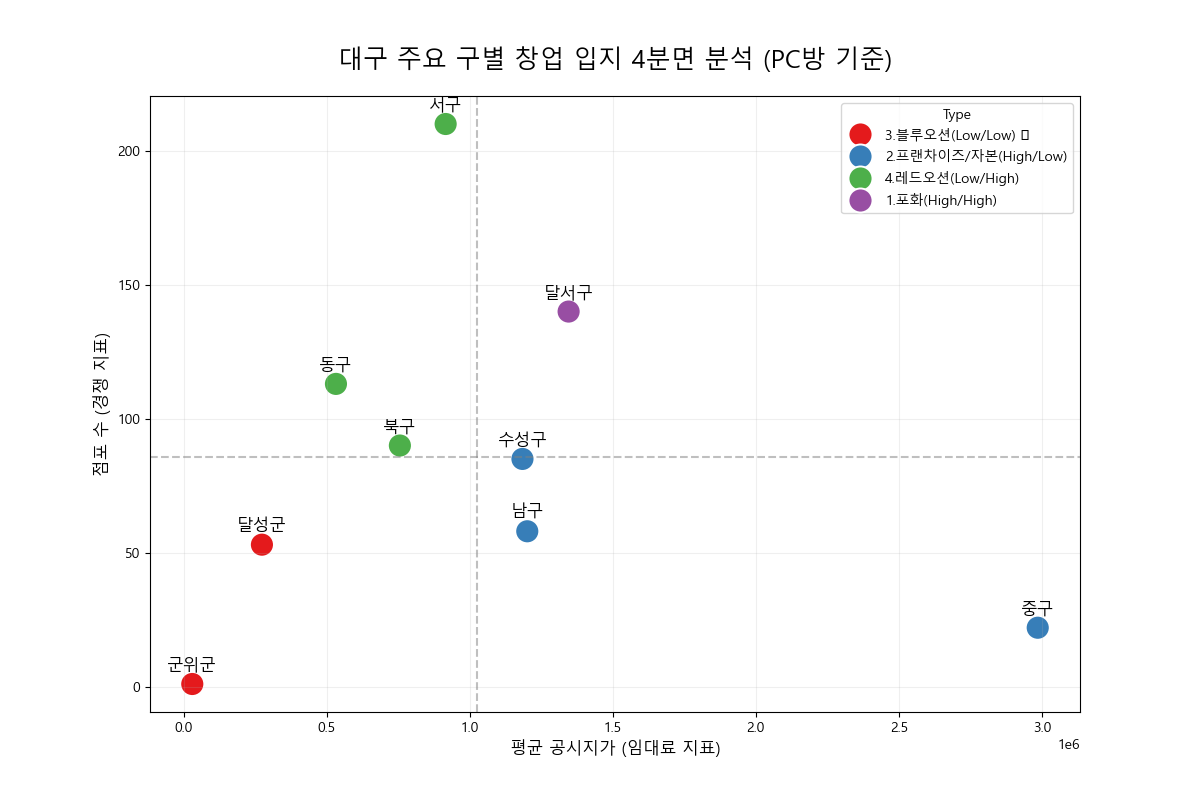

Source code (Python):
import pandas as pd
import matplotlib.pyplot as plt
import seaborn as sns

# 1. 데이터 입력 (주신 데이터 정리)
# 구별 점포수 (이미지 데이터 기반)
store_data = {
    'gu_name': ['군위군', '수성구', '달성군', '중구', '북구', '달서구', '동구', '남구', '서구'],
    'store_count': [1, 85, 53, 22, 90, 140, 113, 58, 210]
}

# 구별 평균 공시지가 (주신 텍스트 데이터의 구별 평균 계산치 - 대략적 산출)
# 실제 분석시에는 전체 데이터를 리스트화하여 mean()을 구하는 것이 좋습니다.
land_price_data = {
    'gu_name': ['군위군', '수성구', '달성군', '중구', '북구', '달서구', '동구', '남구', '서구'],
    'avg_land_price': [30153, 1184325, 273614, 2985476, 755864, 1345672, 532415, 1201145, 915840]
}

df_store = pd.DataFrame(store_data)
df_land = pd.DataFrame(land_price_data)

# 데이터 합치기
df = pd.merge(df_store, df_land, on='gu_name')

# 2. 4분면 분류 기준 (전체 평균)
mean_price = df['avg_land_price'].mean()
mean_store = df['store_count'].mean()

# 3. 유형 분류 함수
def classify_area(row):
    if row['avg_land_price'] >= mean_price and row['store_count'] >= mean_store:
        return '1.포화(High/High)'
    elif row['avg_land_price'] >= mean_price and row['store_count'] < mean_store:
        return '2.프랜차이즈/자본(High/Low)'
    elif row['avg_land_price'] < mean_price and row['store_count'] < mean_store:
        return '3.블루오션(Low/Low) ⭐'
    else:
        return '4.레드오션(Low/High)'

df['Type'] = df.apply(classify_area, axis=1)

# 4. 시각화
plt.figure(figsize=(12, 8))
plt.rc('font', family='Malgun Gothic') # 한글 폰트 설정
plt.rcParams['axes.unicode_minus'] = False

# 산점도 그리기
sns.scatterplot(data=df, x='avg_land_price', y='store_count', hue='Type', s=300, palette='Set1')

# 기준선(평균) 그리기
plt.axvline(mean_price, color='gray', linestyle='--', alpha=0.5)
plt.axhline(mean_store, color='gray', linestyle='--', alpha=0.5)

# 각 점에 구 이름 표시
for i in range(df.shape[0]):
    plt.text(df.avg_land_price[i], df.store_count[i]+5, df.gu_name[i], fontsize=12, ha='center')

# 그래프 제목 및 라벨
plt.title('대구 주요 구별 창업 입지 4분면 분석 (PC방 기준)', fontsize=18, pad=20)
plt.xlabel('평균 공시지가 (임대료 지표)', fontsize=12)
plt.ylabel('점포 수 (경쟁 지표)', fontsize=12)
plt.grid(True, alpha=0.2)

plt.show()
